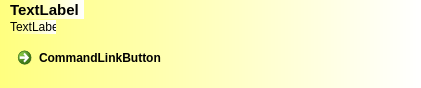
<?xml version="1.0" encoding="UTF-8"?>
<ui version="4.0">
 <class>widget</class>
 <widget class="QWidget" name="widget">
  <property name="enabled">
   <bool>true</bool>
  </property>
  <property name="geometry">
   <rect>
    <x>0</x>
    <y>0</y>
    <width>421</width>
    <height>88</height>
   </rect>
  </property>
  <property name="windowTitle">
   <string>Form</string>
  </property>
  <property name="styleSheet">
   <string notr="true">background-color: qlineargradient(spread:pad, x1:0, y1:0, x2:1, y2:0, stop:0 rgba(255, 255, 127, 255), stop:1 rgba(255, 255, 255, 255));</string>
  </property>
  <widget class="QCommandLinkButton" name="commandLinkButton">
   <property name="enabled">
    <bool>true</bool>
   </property>
   <property name="geometry">
    <rect>
     <x>10</x>
     <y>40</y>
     <width>185</width>
     <height>41</height>
    </rect>
   </property>
   <property name="text">
    <string>CommandLinkButton</string>
   </property>
  </widget>
  <widget class="QLabel" name="label">
   <property name="geometry">
    <rect>
     <x>10</x>
     <y>0</y>
     <width>74</width>
     <height>19</height>
    </rect>
   </property>
   <property name="font">
    <font>
     <pointsize>11</pointsize>
     <weight>75</weight>
     <bold>true</bold>
    </font>
   </property>
   <property name="styleSheet">
    <string notr="true"/>
   </property>
   <property name="text">
    <string>TextLabel</string>
   </property>
  </widget>
  <widget class="QLabel" name="label_2">
   <property name="geometry">
    <rect>
     <x>10</x>
     <y>20</y>
     <width>46</width>
     <height>14</height>
    </rect>
   </property>
   <property name="text">
    <string>TextLabel</string>
   </property>
  </widget>
 </widget>
 <resources/>
 <connections/>
</ui>
